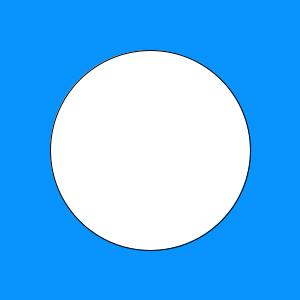
Frame 1 (no input)
Frame 60 (the mouse pressed at the canvas centre just before this capture): identical to frame 1, image omitted
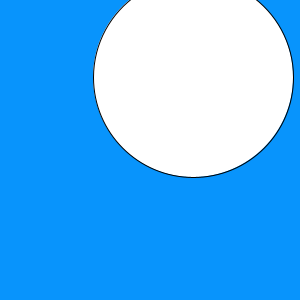
Frame 120 (the mouse held since frame 60 and released just before this capture)

The Processing sketch that drew these frames (run headless with seeded random() and noise(); from frame 60 on, the mouse is pressed at the canvas centre):

// Processing sketch: slippery_dot
// ── slippery_dot.pde
/*** When you are done, this program will draw an ellipse 
     that jumps to new location each time you click on it.
***/
 
 // 1. Create three integer variables to represent the x, y, and the size of the ellipse
       int x = 150;
       int y = 150;
       int size = 200;
    void setup() {
      // 2. Set the size of your sketch
    size(300,300);
    }
    
    void draw() {
    
      // 3. Set the background color of your sketch
      background(#0894FC);
      // 4. Draw an ellipse using the variables created at the top of the sketch for the location and size of your ellipse. 
      //    Make sure it fits in the window. Change the variables if it does not.
    ellipse(x,y,size,size);
    
    }
    
    /******** This method gets called automatically when you press the mouse ************/
    void mousePressed() {
      //5. Create an integer variable called distance
      int distance = getDistanceFromMouse(x,y);
      //6. The getDistanceFromMouse() method below returns a number.
      //   Set the value of your distance variable to the value returned by the getDistance method
      //   You will need to pass the x and y location of your ellipse to this method.
        
          
      //7.  Use an if statement to check if your distance variable is < the radius of the ellipse
      //    If it is, make a new x AND y for the ellipse, for a new random location on the window
      //    Hint: Use code like this      x = (int) random(width);
       if(distance < size){
         x = (int) random(width);
         y = (int) random(width);
       }
    }
    
    /********  This method gives you the number of pixels between the mouse and the x,y point ***********/
    int getDistanceFromMouse(int x, int y) {
      return (int)Math.sqrt(Math.pow((mouseX-x),2) + Math.pow((mouseY-y),2));
    }
